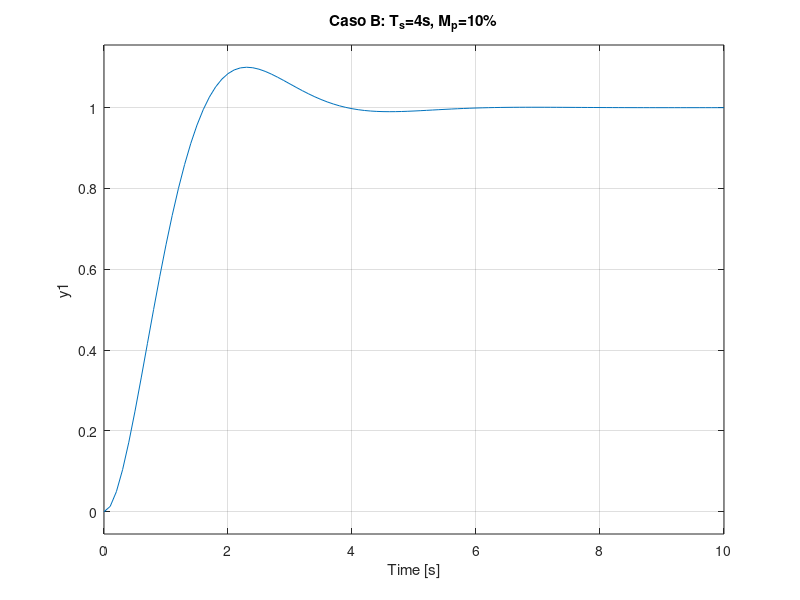

Write MATLAB code to recreate this figure. (Note: this script raises an error after producing the figure.)
%% Ejercicio 1 - Ubicación de polos por respuesta en el tiempo
% p(s) = s^2 + 2*zeta*wn*s + wn^2
clear; clc; close all;

%% Caso A: Ts = 2.0 s, Mp = 0%
% Mp = 0% => zeta >= 1 (criticamente amortiguado => zeta = 1)
% Ts = 4/(zeta*wn) => wn = 4/(zeta*Ts)

zeta_A = 1;
Ts_A = 2.0;
%wn_A = 4 / (zeta_A * Ts_A)  % = 2 rad/s
wn_A = 5.8/Ts_A

fprintf('=== Caso A ===\n');
fprintf('zeta = %.4f\n', zeta_A);
fprintf('wn   = %.4f rad/s\n', wn_A);

% Polos: polo doble real en s = -zeta*wn
polos_A = roots([1, 2*zeta_A*wn_A, wn_A^2]);
fprintf('Polos: s = %.4f, s = %.4f\n', polos_A(1), polos_A(2));

% Sistema de segundo orden
sys_A = tf(wn_A^2, [1, 2*zeta_A*wn_A, wn_A^2]);

%% Caso B: Ts = 4.0 s, Mp = 10%
% Mp = exp(-pi*zeta/sqrt(1-zeta^2))
% ln(0.1) = -pi*zeta/sqrt(1-zeta^2)
% Resolviendo: zeta = -ln(Mp)/sqrt(pi^2 + ln(Mp)^2)

Mp_B = 0.10;
Ts_B = 4.0;
zeta_B = -log(Mp_B) / sqrt(pi^2 + log(Mp_B)^2);
wn_B = 4 / (zeta_B * Ts_B);

fprintf('\n=== Caso B ===\n');
fprintf('zeta = %.4f\n', zeta_B);
fprintf('wn   = %.4f rad/s\n', wn_B);

polos_B = roots([1, 2*zeta_B*wn_B, wn_B^2]);
fprintf('Polos: s = %.4f + j%.4f\n', real(polos_B(1)), imag(polos_B(1)));
fprintf('       s = %.4f - j%.4f\n', real(polos_B(2)), abs(imag(polos_B(2))));

sys_B = tf(wn_B^2, [1, 2*zeta_B*wn_B, wn_B^2]);

%% Graficas
figure('Color','w');

% Respuesta al escalon
subplot(1,2,1);
step(sys_A, 10);
title('Caso A: T_s=2s, M_p=0%');
grid on;

subplot(1,2,2);
step(sys_B, 10);
title('Caso B: T_s=4s, M_p=10%');
grid on;

sgtitle('Ejercicio 1 - Respuesta al escalón');

% Ubicacion de polos
figure('Color','w');
hold on; grid on; axis equal;
plot(real(polos_A), imag(polos_A), 'rx', 'MarkerSize', 12, 'LineWidth', 2);
plot(real(polos_B), imag(polos_B), 'bo', 'MarkerSize', 12, 'LineWidth', 2);
xline(0, 'k--');
yline(0, 'k--');
xlabel('Real'); ylabel('Imaginario');
title('Ubicación de polos');
legend('Caso A', 'Caso B');
